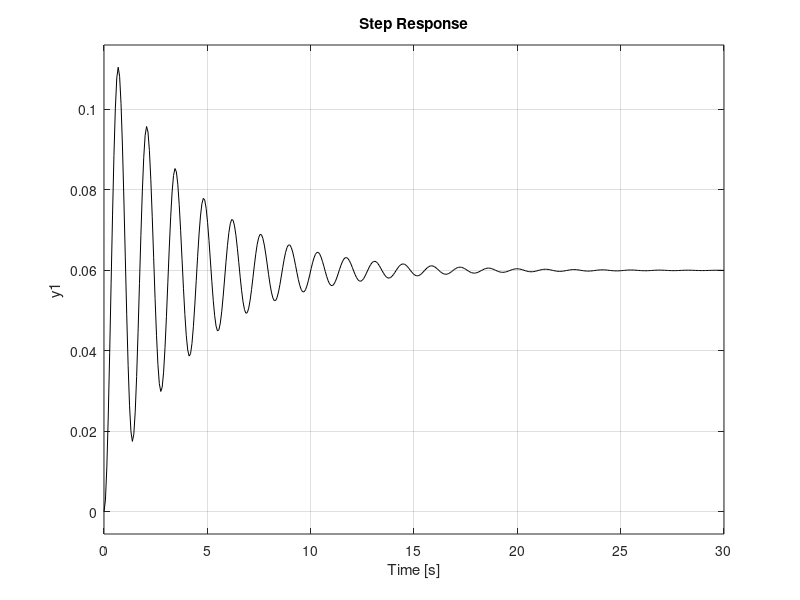

MATLAB code to generate this figure:
clear, clc

m = 3.2; l = 0.5; c = 0.4; g = 9.8;
G = tf(1,[m*l^2, c, m*g*l]);

Gcl = feedback(G, 1);

step(Gcl, 'k');
